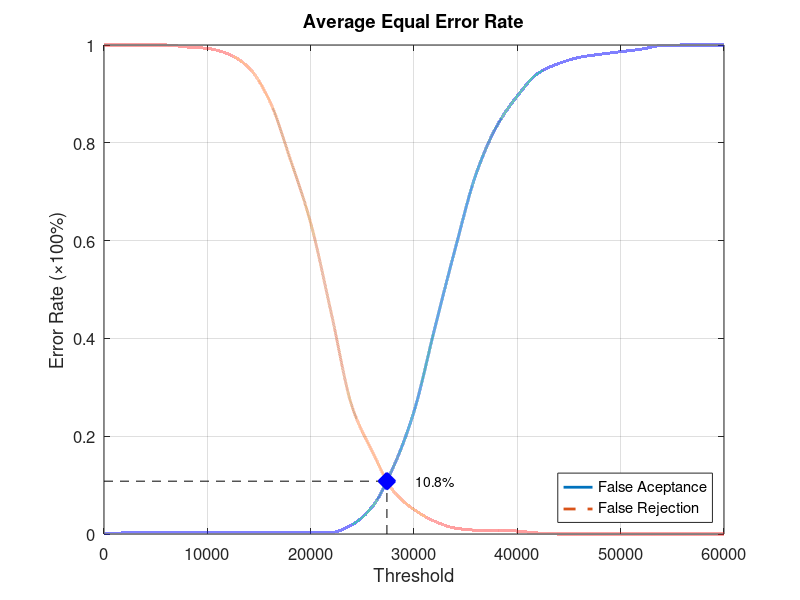
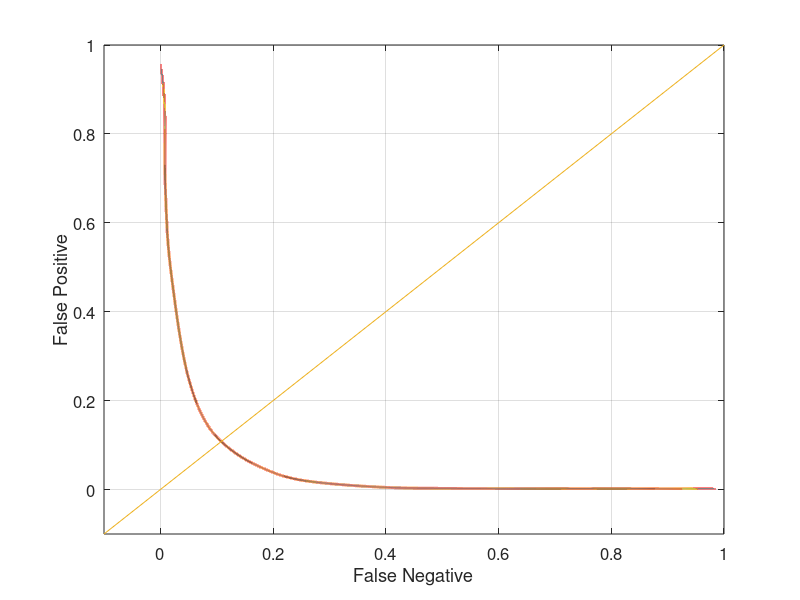

Reproduce these figures in MATLAB, in order.
function yEER = Database1Average
close all;
clear;
clc;
x = 0:2000:60000;
xq = 0:0.5:60000;

y0 = [0 0.00210526 0.00210526 0.00210526 0.00210526 0.00210526 0.00210526 0.00210526 0.00210526 0.00210526 0.00210526 0.0031579 0.0189474 0.0568421 0.136842 0.250526 0.42 0.584211 0.735789 0.833684 0.895789 0.942105 0.962105 0.974737 0.981053 0.986316 0.991579 0.998947 1 1 1];
yy0 = interp1(x, y0, xq, 'pchip');
y1 = [1 1 1 1 0.996 0.993 0.982 0.954 0.887 0.768 0.636 0.451 0.261 0.167 0.088 0.05 0.026 0.012 0.008 0.008 0.006 0.002 0 0 0 0 0 0 0 0 0];
yy1 = interp1(x, y1, xq, 'pchip');

% Calculating EER: 
y2 = abs(y0 - y1);
find(y2 == min(y2))
yy2 = abs(yy0 - yy1);
xEER = find(yy2 == min(yy2));
xEERIndex = xq(xEER) % X-axis EER
yEER = yy0(xEER) % Y-axis EER

main = figure
plot(xq, yy0,'-','LineWidth', 2);	hold on
plot(xq, yy1,'--','LineWidth', 2);	hold on
plot([xEERIndex xEERIndex], [0 yEER], 'k--');	hold on
plot([0 xEERIndex], [yEER yEER], 'k--');	hold on
plot(xEERIndex, yEER, 'bx', 'LineWidth', 10);	hold on
text(xEERIndex + 10 * xEERIndex / 100, yEER, [num2str(round((10000 * yEER)) / 100) '%'])
legend('False Aceptance', 'False Rejection', 'Location', 'SouthEast')
xlabel('Threshold')
ylabel('Error Rate (\times100%)')
title('Average Equal Error Rate')
set(gca, 'FontSize', 12)
axis([0 60000 0 1])
grid on

print(main, 'Database1AverageMain', '-dpng');
FNRxFPR = figure('Color', [1 1 1]);
plot(yy1, yy0, '-', yy1, yy0, 'LineWidth', 2);
hold on
y = -0.1:0.1:1
plot(y, y); 
set(gca, 'FontSize', 12)
xlabel('False Negative')
ylabel('False Positive')
axis([-0.1 1 -0.1 1])
set(gca, 'FontSize', 12)
grid on

print(FNRxFPR, 'Database1AverageFNRxFPR','-dpng');
end
